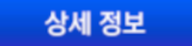
#> input picture 랭챌분석기/app/templates/ui/ui_card_popup.png, 192 x 46 px; its folder holds only this picture in this run
$ python -i recognize.py   (imports and definitions only)
#> lines starting #> are read from the running program, lines starting #| are printed output that depends on the picture; after the words box and inside, x2 and y2 are one past the last pixel; in counts of white or black regions, pixels touching at a corner belong together
### 랭챌분석기/app/regions.py
# -*- coding: utf-8 -*-
"""게임 화면 안의 위치 정보.

모든 좌표는 '기준 화면'(게임 창 안쪽 918 x 1633 픽셀) 기준입니다.
실제 창 크기가 달라도 프로그램이 기준 화면 크기로 맞춘 다음 이 좌표를 씁니다.

좌표를 처음 잡을 때는 사용자가 보내준 전체 화면 캡처(2880x1800)를
2000폭으로 줄여 본 좌표로 측정했기 때문에, 아래 S()/P() 함수가 그 값을
기준 화면 좌표로 바꿔 줍니다. (배율 1.44, 창 안쪽 시작점 981, 58)
"""

REF_W, REF_H = 918, 1633
_K, _OX, _OY = 1.44, 981, 58


def S(x1, y1, x2, y2):
    """측정 좌표(사각형) -> 기준 화면 좌표"""
    return (round(x1 * _K - _OX), round(y1 * _K - _OY),
            round(x2 * _K - _OX), round(y2 * _K - _OY))


def P(x, y):
    """측정 좌표(점) -> 기준 화면 좌표"""
    return (round(x * _K - _OX), round(y * _K - _OY))


# ---------------------------------------------------------------- 선수 상세 화면 (에뮬레이터/모바일 배치)
# 상세 화면은 모바일 배치가 PC판과 달라서 에뮬레이터 캡처로 따로 측정한 값 (기준 화면 좌표 그대로)
DETAIL = {  # 공통 버튼: anchor=특이폼/페이스 미리보기 버튼
    'anchor': (263, 694, 655, 737),
    'next_player': (860, 423),
    'page_right': (742, 1470),
    'page_left': (171, 1470),
    'close': (459, 1566),
    'dot1': (373, 1470),
    'dot2': (430, 1470),
}

P1 = {  # 1페이지 (스탯)
    'ovr': (288, 140, 375, 209),
    'stars': (379, 134, 536, 167),
    'name': (176, 793, 459, 847),
    'pos': (745, 795, 828, 847),
    'label1': (104, 1131, 165, 1176),
    'col_left': (375, 1128, 444, 1294),
    'col_right': (747, 1128, 815, 1294),
    's1': (375, 1131, 444, 1176),
    's2': (375, 1188, 444, 1232),
    's3': (375, 1245, 444, 1289),
    's4': (747, 1131, 815, 1176),
    's5': (747, 1188, 815, 1232),
    's6': (747, 1245, 815, 1289),
    'angle': (760, 1027, 809, 1089),
}

P2 = {  # 2페이지 (잠재력, 스킬)
    'title': (360, 135, 589, 184),
    'hand': (329, 189, 574, 227),
    'watermark': (324, 590, 597, 651),
    'g1': (384, 816, 442, 856),
    'g2': (384, 873, 442, 913),
    'g3': (384, 929, 442, 969),
    'g4': (754, 816, 812, 856),
    'g5': (754, 873, 812, 913),
    'g6': (754, 929, 812, 969),
    'k1': (115, 1184, 344, 1223),
    'k2': (344, 1184, 569, 1223),
    'k3': (574, 1184, 799, 1223),
    'l1': (242, 1226, 275, 1263),
    'l2': (467, 1226, 500, 1263),
    'l3': (696, 1226, 730, 1263),
}

# ---------------------------------------------------------------- 랭킹챌린지 로비
LOBBY_ROW_Y = [597, 678, 759, 840, 921]
LOBBY = {
    'anchor': S(735, 522, 962, 545),         # "나의 선발 로테이션 및 상대 리스트"
    'order_button': P(790, 988),             # [순서 변경]
}


# [11 lines left out: function lobby_row, not called in this run]


# ---------------------------------------------------------------- 선발 투수 변경(순서 변경) 화면
ORDER_ROW_Y = [362, 513, 665, 817, 967]
ORDER = {
    'anchor': S(885, 172, 1100, 207),        # "선발 투수 변경"
    'close': P(1282, 188),
}


# [10 lines left out: function order_row, not called in this run]


# ---------------------------------------------------------------- 라인업 화면
LINEUP = {
    'anchor': S(935, 62, 1040, 90),          # 위쪽 "라인업" 글자
    'mode': S(712, 1050, 840, 1090),         # 왼쪽 아래 "랭킹 챌린지"
    'tab_batter': P(787, 137), 'tab_pitcher': P(999, 137),
    'tab_batter_box': S(700, 118, 880, 158), 'tab_pitcher_box': S(910, 118, 1090, 158),
    'card_dh': P(1105, 600),
    'card_sp1': P(782, 340),
    # 카드를 한 번 누르면 아래에 뜨는 팝업의 [상세 정보] 버튼
    'detail_btn': (318, 1475),
    'popup_box': (222, 1452, 414, 1498),
}


# ---------------------------------------------------------------- 자동 진행 (연속 경기 / 갱신 / 자동 배치)
# 2026-10-18 LDPlayer 캡처로 측정 (기준 화면 좌표)
AUTO = {
    # 로비
    'cont_btn': (459, 1360),                 # [연속 경기]
    'refresh_btn': (706, 706),               # 갱신 버튼 (무료 갱신 n/3 / P x7,000 / 스타)
    'refresh_box': (566, 680, 846, 732),
    'refresh_icon_box': (620, 684, 842, 728),
    # 즉시 갱신 창 (포인트/스타)
    'refresh_popup_box': (360, 548, 560, 600),
    'refresh_pay': (459, 1021),
    'refresh_pay_box': (330, 990, 590, 1052),
    'refresh_close': (786, 572),
    # 연속 경기 창
    'cont_popup_box': (200, 368, 720, 410),
    'cont_go': (459, 1419),
    # 순서 변경 화면 아래 버튼과 선수 비교 창
    'swap_btn': (459, 1515), 'save_btn': (722, 1515), 'reset_btn': (193, 1515),
    'order_panel_box': (380, 1030, 540, 1070),
    # 저장할지 묻는 창
    'save_confirm_box': (200, 758, 720, 795),
    'save_ok': (606, 1020), 'save_cancel': (311, 1020),
    # 경기 결과 / 연속 경기 결과
    'game_result_box': (360, 742, 560, 780),
    'series_result_box': (280, 18, 640, 64),
    'series_ok': (459, 1523),
    'center': (459, 816),
}


def my_card(i):
    """순서 변경 화면 i번째 줄(0부터)의 내 선발 카드"""
    return (152, order_row(i)['click'][1])

### 랭챌분석기/app/recognize.py
# -*- coding: utf-8 -*-
"""화면 글자/숫자 인식.

- 흰 바탕 숫자, 스킬 이름, 좌우 표시: Tesseract(글자 인식 프로그램)로 읽음
- 색깔 글자(잠재 등급, 스킬 레벨, 카드 OVR, 발사각): 저장해 둔 샘플과 모양을 비교해서 읽음
- 확신이 낮은 값은 '학습대기' 폴더에 저장해 두고, 나중에 [학습 대기 확인]에서 정답을 알려주면
  샘플로 추가되어 다음부터 정확하게 읽습니다.
"""
import os, re, json, uuid, difflib, subprocess, tempfile, threading, shutil
import numpy as np
import cv2
from PIL import Image, ImageOps

from regions import AUTO, REF_W, REF_H, DETAIL, P1, P2, LOBBY, ORDER, LINEUP, lobby_row, order_row

APP_DIR = os.path.dirname(os.path.abspath(__file__))
ROOT_DIR = os.path.dirname(APP_DIR)
TEMPLATE_DIR = os.path.join(APP_DIR, 'templates')
PENDING_DIR = os.path.join(ROOT_DIR, '학습대기')
TESSDATA_DIR = os.path.join(ROOT_DIR, 'tessdata')

GRADES = ['E', 'D', 'D+', 'C', 'C+', 'B', 'B+', 'A', 'A+', 'S', 'S+', 'SS', 'SS+', 'SR', 'SR+']


# ============================================================ Tesseract
class Tess:
    exe = None

    @classmethod
    def find(cls, configured=None):
        cands = [configured] if configured else []
        cands += [shutil.which('tesseract'),
                  r'C:\Program Files\Tesseract-OCR\tesseract.exe',
                  r'C:\Program Files (x86)\Tesseract-OCR\tesseract.exe',
                  os.path.expandvars(r'%LOCALAPPDATA%\Programs\Tesseract-OCR\tesseract.exe')]
        for c in cands:
            if c and os.path.isfile(c):
                cls.exe = c
                return c
        return None

    tessdata = None

    # [19 lines left out: function data_dir, not called in this run]

    @classmethod
    def run(cls, img, lang='eng', psm=7, whitelist=None):
        if cls.exe is None and cls.find() is None:
            raise RuntimeError('Tesseract를 찾을 수 없어요. 설명서의 "Tesseract 설치" 부분을 확인해 주세요.')
        import io
        buf = io.BytesIO()
        img.save(buf, format='PNG')
        cmd = [cls.exe, 'stdin', 'stdout', '-l', lang, '--psm', str(psm), '--tessdata-dir', cls.data_dir()]
        if whitelist:
            cmd += ['-c', 'tessedit_char_whitelist=' + whitelist]
        flags = 0x08000000 if os.name == 'nt' else 0   # 검은 창 안 뜨게
        out = subprocess.run(cmd, input=buf.getvalue(), capture_output=True, creationflags=flags).stdout
        return out.decode('utf-8', 'ignore').strip()


# ============================================================ 전처리
def _arr(crop):
    return np.asarray(crop.convert('RGB')).astype(np.int32)


def prep(crop, mode, scale=3):
    """글자를 검정, 배경을 흰색으로 만든 확대 이미지"""
    a = _arr(crop).astype(np.float32)
    if mode == 'dark_on_light':
        g = a.min(2)
    else:  # light_on_dark
        g = 255 - a.max(2)
    g = cv2.resize(g, None, fx=scale, fy=scale, interpolation=cv2.INTER_CUBIC).astype(np.uint8)
    _, t = cv2.threshold(g, 0, 255, cv2.THRESH_BINARY + cv2.THRESH_OTSU)
    t = cv2.copyMakeBorder(t, 20, 20, 20, 20, cv2.BORDER_CONSTANT, value=255)
    return Image.fromarray(t)


# [30 lines left out: functions bright_mask, mask_to_img, shape_feature, letter_color, not called in this run]


# ============================================================ 샘플(템플릿) 저장소
class TemplateStore:
    """templates/<종류>/<정답>__<번호>.png 형태로 저장된 샘플과 비교"""

    # [77 lines left out: functions __init__, _feat, reload, classify, ranked, add, not called in this run]


STORE = None


# [5 lines left out: function store, not called in this run]


PENDING_LOG = []      # 이번 실행에서 학습대기에 넣은 것 [(key, kind, context)] — Claude 확인 후 자동 학습에 씀


# [9 lines left out: function save_pending, not called in this run]


# ============================================================ 화면 상태 확인
def load_ui(name):
    p = os.path.join(TEMPLATE_DIR, 'ui', name + '.png')
    return Image.open(p).convert('RGB') if os.path.isfile(p) else None


_UI_CACHE = {}


def ui_score(img, name, box, pad=12):
    """기준 이미지와 화면의 같은 위치를 비교 (1에 가까울수록 같음)"""
    if name not in _UI_CACHE:
        _UI_CACHE[name] = load_ui(name)
    t = _UI_CACHE[name]
    if t is None:
        return 0.0
    x1, y1, x2, y2 = box
    area = img.crop((max(0, x1 - pad), max(0, y1 - pad), min(REF_W, x2 + pad), min(REF_H, y2 + pad)))
    a = cv2.cvtColor(np.asarray(area), cv2.COLOR_RGB2GRAY)
    b = cv2.cvtColor(np.asarray(t), cv2.COLOR_RGB2GRAY)
    if a.shape[0] < b.shape[0] or a.shape[1] < b.shape[1]:
        return 0.0
    r = cv2.matchTemplate(a, b, cv2.TM_CCOEFF_NORMED)
    return float(r.max())


SCREENS = {
    'detail': ('ui_detail', DETAIL['anchor']),
    'lobby': ('ui_lobby', LOBBY['anchor']),
    'order': ('ui_order', ORDER['anchor']),
    'lineup': ('ui_lineup', LINEUP['anchor']),
    'refresh_popup': ('ui_refresh_popup', AUTO['refresh_popup_box']),
    'cont_popup': ('ui_cont_popup', AUTO['cont_popup_box']),
    'save_confirm': ('ui_save_confirm', AUTO['save_confirm_box']),
    'series_result': ('ui_series_result', AUTO['series_result_box']),
    'game_result': ('ui_game_result', AUTO['game_result_box']),
}


def order_panel_open(img):
    """순서 변경 화면에서 투수를 눌렀을 때 아래 '선수 비교' 창이 떠 있는지"""
    return ui_score(img, 'ui_order_panel', AUTO['order_panel_box'], pad=10) >= 0.7


# [42 lines left out: functions _colors, refresh_done, refresh_free_box, refresh_kind, refresh_popup_kind, not called in this run]


DETAIL_CLOSE_BOX = (420, 1530, 500, 1605)      # 상세 화면 맨 아래 X 버튼
DETAIL_ARROW_BOX = (140, 1442, 205, 1500)      # 상세 화면 아래 « 페이지 화살표


# [5 lines left out: function is_detail, not called in this run]


CONT_GO_BOX = (200, 1395, 720, 1445)            # 연속 경기 창 맨 아래 파란 [경기 진행] 버튼


# [18 lines left out: functions cont_go_blue, which_screen, not called in this run]


def card_popup_open(img):
    """라인업에서 카드를 눌렀을 때 아래에 [상세 정보] 팝업이 떴는지"""
    return ui_score(img, 'ui_card_popup', LINEUP['popup_box'], pad=10) >= 0.7


def is_ranking_mode(img):
    return ui_score(img, 'ui_mode_rc', LINEUP['mode'], pad=8) >= 0.75


# [56 lines left out: functions page_dots, page_dots, detail_page, detail_page_dots, not called in this run]


def is_pitcher_page1(img):
    sb = ui_score(img, 'label_batter', P1['label1'], pad=6)
    sp = ui_score(img, 'label_pitcher', P1['label1'], pad=6)
    return sp > sb


# [12 lines left out: functions tab_selected, read_white_numbers, not called in this run]


def read_number_tess(crop, mode='dark_on_light', psm=7):
    s = Tess.run(prep(crop, mode), 'eng', psm, '0123456789')
    return int(s) if s.isdigit() else None


# [74 lines left out: functions _segment_digits, read_colored_number, ovr_mask, not called in this run]


def angle_mask(crop):
    return bright_mask(crop, 170)


# 잠재 등급 글자 색(색상각, 0~360도)
_GRADE_HUE = {'A': 353, 'B': 143, 'C': 201, 'D': 275, 'S': 53, 'SR': 33}


# [25 lines left out: function grade_by_rule, not called in this run]


def read_grade(img, box, ctx):
    """잠재 등급: 글자 색 + 모양 규칙으로 판정 (샘플 없이도 정확)"""
    return grade_by_rule(img.crop(box)), True


# [61 lines left out: functions read_level, read_stars, _side_of, read_hand, not called in this run]


CARD_TYPES = ['시그', '골글', '임팩', '국대', '올스타', '라이브']


# [13 lines left out: function read_card_type, not called in this run]


BANNER_TYPES = [('올스타', '올스타'), ('국가대표', '국대'), ('시그니처', '시그'), ('골든글러브', '골글'),
                ('골든', '골글'), ('임팩트', '임팩'), ('라이브', '라이브')]
BANNER_BOX = (263, 48, 655, 97)          # 상세 화면 맨 위 배너 ("이달의 선수", "올스타 카드" 등)


# [7 lines left out: function read_banner_type, not called in this run]


# ============================================================ 스킬 이름
class SkillNames:
    def __init__(self, names_batter, names_pitcher):
        self.b = sorted(set(names_batter))
        self.p = sorted(set(names_pitcher))

    # [7 lines left out: function match, not called in this run]


def read_skill_name(img, box):
    s = Tess.run(prep(img.crop(box), 'light_on_dark'), 'kor', 7)
    return s.replace(' ', '')


POSITIONS = ['C', '1B', '2B', '3B', 'SS', 'LF', 'CF', 'RF', 'DH', 'SP', 'RP', 'CP']


# [10 lines left out: function read_pos, not called in this run]


NAME_FIX_FILE = os.path.join(APP_DIR, 'data', 'name_fix.json')
_NAME_FIX = None


# [28 lines left out: functions name_fixes, add_name_fix, clean_name, not called in this run]


def read_name(img, box):
    crop = img.crop(box)
    best = ''
    for lang, scale in (('kor', 3), ('kor', 4), ('kor+eng', 3)):
        n = clean_name(Tess.run(prep(crop, 'light_on_dark', scale), lang, 7))
        if len(n) > len(best):
            best = n
        if len(n) >= 2:
            break
    return best


# ============================================================ 페이지 단위 읽기
# [10 lines left out: function _pick_stat, not called in this run]


BAR_A, BAR_B = 100.0, 0.547     # 스탯 = 100 + 0.547 x 분홍 막대 길이 (84개 스탯으로 확인, 오차 0.5 이내)
# 오른쪽 열(인내/주루/수비 · 제구/지구력/수비) 막대는 평균 0.3 정도 짧게 재져서, 글자를 못 읽고 막대만 쓸 때
# 1 낮게 나오는 일이 많았음 (Claude 진단 메모: 인내 132→133, 주루 111→112 같은 수정이 대부분 오른쪽 열). 그만큼 보정.
BAR_RIGHT_ADJ = 0.3


# [63 lines left out: functions bar_value, read_stats6, _ovr_gap_limit, fix_with_ovr, not called in this run]


def read_page1(img, ctx=''):
    pitcher = is_pitcher_page1(img)
    name = read_name(img, P1['name'])
    pos = read_pos(img)
    # 카드 OVR 숫자는 검산용으로만 읽음 (학습대기에 저장하지 않음)
    seen, sure = _read_ovr_quiet(img, with_conf=True)
    stats = read_stats6(img)
    stats, ok = fix_with_ovr(stats, seen)
    calc = sum(stats) // 6 if all(v is not None for v in stats) else None
    # 카드 OVR = 6개 스탯 평균(버림)이 정확히 맞음 (기록 362명 중 93% 일치, 97.5%가 ±1 안).
    # 그래서 스탯 평균(calc)을 기본으로 쓰고, 카드 OVR 숫자를 '확실하게' 읽었는데 평균과 다르면
    #   -> 스탯 중 하나를 잘못 읽었을 가능성이 크므로 카드 OVR을 쓰고 '스탯검산' 확인 표시를 붙임.
    # 카드 OVR 숫자를 흐릿하게 읽었으면(템플릿 확신 낮음) 그 숫자는 믿지 않음.
    gap_limit = _ovr_gap_limit()
    bad = (sure and seen is not None and calc is not None and abs(seen - calc) >= gap_limit)
    if calc is None:
        ovr = seen
    elif bad:
        ovr = seen
    else:
        ovr = calc
    d = {'name': name, 'pos': pos, 'pitcher': pitcher, 'ovr': ovr, 'ovr_seen': seen, 'ovr_calc': calc,
         'card_banner': read_banner_type(img),
         'stars': read_stars(img), 'warn': []}
    if bad:
        d['warn'].append(f'스탯검산(카드OVR {seen} / 스탯평균 {calc})')
    left, right = stats[:3], stats[3:]
    if pitcher:
        d.update({'구속': left[0], '변화': left[1], '구위': left[2],
                  '제구': right[0], '지구력': right[1], '수비': right[2]})
    else:
        d.update({'파워': left[0], '정확': left[1], '선구': left[2],
                  '인내': right[0], '주루': right[1], '수비': right[2]})
        ang, ok2 = read_colored_number(img, P1['angle'], 'angle_digit', angle_mask, 0, 40, ctx + ' 발사각')
        d['발사각'] = ang
        if not ok2:
            d['warn'].append('발사각')
    for k, v in list(d.items()):
        if v is None and k not in ('warn', 'ovr_seen', 'ovr_calc', 'card_banner'):
            d['warn'].append(k)
    return d


# [63 lines left out: functions _read_ovr_quiet, read_page2, label_chars, not called in this run]


def read_label(crop, want_hand=True):
    num, hand, _ = read_label_c(crop, want_hand)
    return num, hand


# [113 lines left out: functions read_label_c, fill_rotation, read_lobby, _read_result, read_order_labels, not called in this run]

>>> from PIL import Image
>>> picture = Image.open('templates/ui/ui_card_popup.png')
#> picture is the input picture: PIL image 192x46 RGB; mean R, G, B 41.6, 94.2, 220.3
>>> result = read_page1(picture)
#> in is_pitcher_page1, `sb = ui_score(img, 'label_batter', P1['label1'], pad=6)`: sb = 0
#> in read_page1, `pitcher = is_pitcher_page1(img)`: pitcher = False
#> in read_name, `crop = img.crop(box)`: crop: PIL image 283x54 RGB; every value is 0
#> in _arr, `return np.asarray(crop.convert('RGB')).astype(np.int32)`: returned value: shape (54, 283, 3) int32; every value is 0
#> in prep, `g = 255 - a.max(2)`: g: shape (54, 283) float32; every value is 255
#> in prep, `g = cv2.resize(g, None, fx=scale, fy=scale, interpolation=cv2.INTER_CU..`:
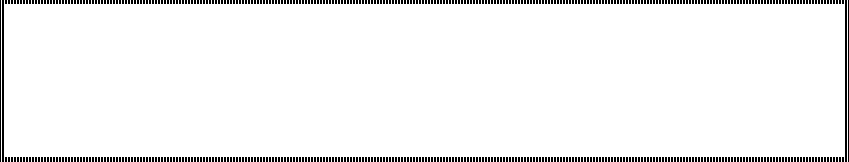
#> g: shape (162, 849); values 254 (black) and 255 (white), 95.6% white; black in thin lines or dots
#> in prep, `_, t = cv2.threshold(g, 0, 255, cv2.THRESH_BINARY + cv2.THRESH_OTSU)`: t: shape (162, 849); 95.6% white; black in thin lines or dots
#> in prep, `t = cv2.copyMakeBorder(t, 20, 20, 20, 20, cv2.BORDER_CONSTANT, value=2..`:
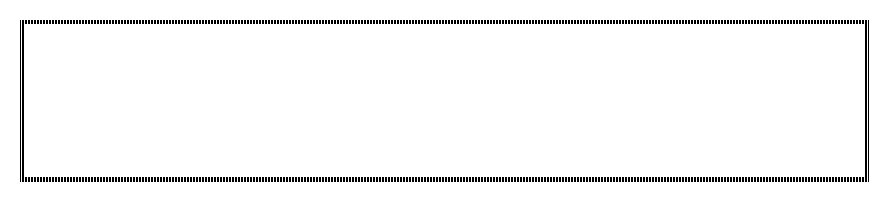
#> t: shape (202, 889); 96.7% white; black in thin lines or dots, all inside (x1, y1, x2, y2) = (20, 20, 869, 182)
#> in find, `cands = [configured] if configured else []`: cands = []
#> the loop in find, `for c in cands:` made 4 passes
#> c on pass 1: None
#> (the run stopped early here; a loop or call above may not have finished)
